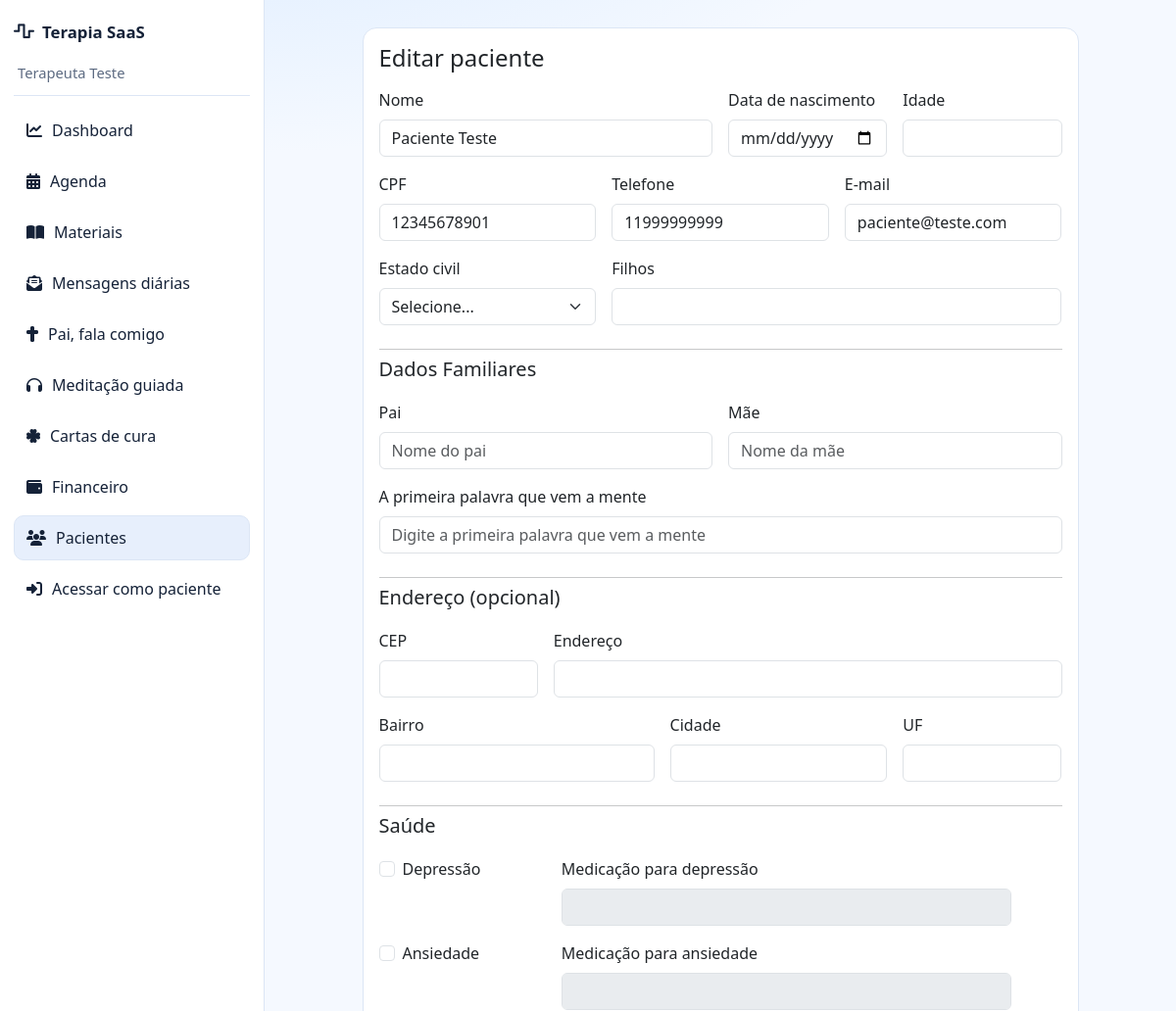
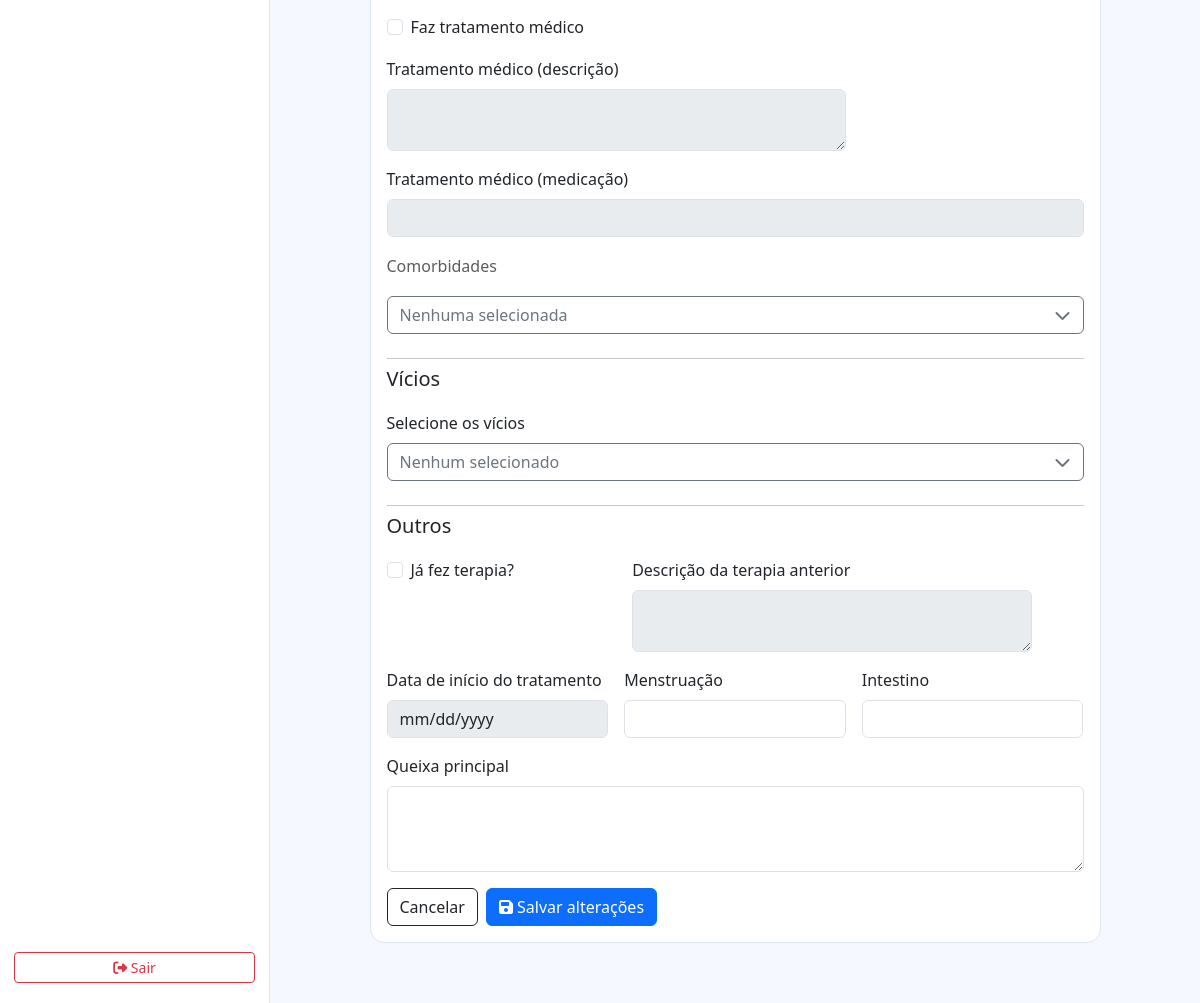
/dashboard.php?action=patients-edit&id=1 (signed in), run on the app's committed database (2 pictures, top to bottom).
### tables this page shows
CREATE TABLE IF NOT EXISTS patients (
  id INT AUTO_INCREMENT PRIMARY KEY,
  therapist_id INT NOT NULL,
  name VARCHAR(150) NOT NULL,
  cpf VARCHAR(14) NOT NULL,
  birth_date DATE NULL,
  phone VARCHAR(20) NOT NULL,
  email VARCHAR(150) NULL,
  marital_status VARCHAR(50) NULL,
  children VARCHAR(255) NULL,
  cep VARCHAR(9) NULL,
  address VARCHAR(255) NULL,
  neighborhood VARCHAR(100) NULL,
  city VARCHAR(100) NULL,
  state CHAR(2) NULL,
  depression TINYINT(1) DEFAULT 0,
  anxiety TINYINT(1) DEFAULT 0,
  medical_treatment TEXT NULL,
  alcoholism TINYINT(1) DEFAULT 0,
  drugs TINYINT(1) DEFAULT 0,
  convulsions TINYINT(1) DEFAULT 0,
  smoker TINYINT(1) DEFAULT 0,
  hepatitis TINYINT(1) DEFAULT 0,
  hypertension TINYINT(1) DEFAULT 0,
  diabetes TINYINT(1) DEFAULT 0,
  addictions_json JSON NULL,
  had_therapy TINYINT(1) DEFAULT 0,
  therapy_description TEXT NULL,
  treatment_start_date DATE NULL,
  menstruation TEXT NULL,
  bowel TEXT NULL,
  main_complaint TEXT NULL,
  review_status ENUM('pending_review','approved') DEFAULT 'approved',
  approved_at DATETIME NULL,
  status ENUM('active','inactive') DEFAULT 'active',
  created_at DATETIME DEFAULT CURRENT_TIMESTAMP,
  updated_at DATETIME DEFAULT CURRENT_TIMESTAMP ON UPDATE CURRENT_TIMESTAMP,
  INDEX idx_patients_therapist(therapist_id),
  FOREIGN KEY (therapist_id) REFERENCES users(id) ON DELETE CASCADE
);

### classes/Controller.php (called while the page is built, shortened)
<?php
abstract class Controller
{
    protected function view(string $view, array $data = []): void
    {
        $file = dirname(__DIR__) . '/app/views/' . $view . '.php';
        extract($data);
        require $file;
    }
}

### app/controllers/TherapistController.php (called while the page is built, shortened)
<?php
class TherapistController extends Controller
{
    private Patient $patientModel;
    public function __construct()
    {
        $this->patientModel = new Patient();
    }
    private function extractMedicalLine(string $medicalTreatment, string $prefix): string
    {
        return '';
    }
    public function editPatient(): void
    {
        $therapistId = (int) Auth::id();
        $patientId = (int) ($_GET['id'] ?? 0);
        $patient = $this->patientModel->findByTherapistAndId($therapistId, $patientId);
        $addictions = [];
        $comorbidities = [];
        $medicalTreatment = (string) ($patient['medical_treatment'] ?? '');
        $patient['depression_medication'] = $this->extractMedicalLine($medicalTreatment, 'Medicação depressão:');
        $patient['anxiety_medication'] = $this->extractMedicalLine($medicalTreatment, 'Medicação ansiedade:');
        $patient['medical_treatment_description'] = $this->extractMedicalLine($medicalTreatment, 'Tratamento médico:');
        $patient['medical_treatment_medication'] = $this->extractMedicalLine($medicalTreatment, 'Medicação tratamento:');
        $patient['has_medical_treatment'] = ($patient['medical_treatment_description'] !== '' || $patient['medical_treatment_medication'] !== '' || $patient['depression_medication'] !== '' || $patient['anxiety_medication'] !== '');
        $this->view('therapist/patients/edit', [
            'appUrl' => Config::get('APP_URL', ''),
            'patient' => $patient,
            'addictions' => $addictions,
            'comorbidities' => $comorbidities,
        ]);
    }
}

### config/Config.php (called while the page is built, shortened)
<?php
class Config
{
    public static function get(string $key, mixed $default = null): mixed
    {
        return $_ENV[$key] ?? $default;
    }
}

### config/Database.php (called while the page is built, shortened)
<?php
class Database
{
    private static ?Database $instance = null;
    private PDO $connection;
    private function __construct()
    {
        $host = Config::get('DB_HOST', '127.0.0.1');
        $port = Config::get('DB_PORT', '3306');
        $db = Config::get('DB_DATABASE', 'terapia');
        $user = Config::get('DB_USERNAME', 'root');
        $pass = Config::get('DB_PASSWORD', '');
        $charset = Config::get('DB_CHARSET', 'utf8mb4');
        $dsn = "mysql:host={$host};port={$port};dbname={$db};charset={$charset}";
        try {
            $this->connection = new PDO($dsn, $user, $pass, [
                PDO::ATTR_ERRMODE => PDO::ERRMODE_EXCEPTION,
                PDO::ATTR_DEFAULT_FETCH_MODE => PDO::FETCH_ASSOC,
                PDO::ATTR_EMULATE_PREPARES => false,
            ]);
        } catch (PDOException $e) {
            throw new \RuntimeException('Falha de conexao com banco: ' . $e->getMessage());
        }
    }
    public static function getInstance(): self
    {
        if (!self::$instance) {
            self::$instance = new self();
        }
        return self::$instance;
    }
    public function getConnection(): PDO
    {
        return $this->connection;
    }
    public function query(string $sql, array $params = []): \PDOStatement|false
    {
        try {
            $stmt = $this->connection->prepare($sql);
            $stmt->execute($params);
            return $stmt;
        } catch (PDOException $e) {
            error_log('[DB] ' . $e->getMessage());
            return false;
        }
    }
}

### helpers/Auth.php (called while the page is built, shortened)
<?php
class Auth
{
    public static function id(): ?int
    {
        return isset($_SESSION['user_id']) ? (int) $_SESSION['user_id'] : null;
    }
}

### classes/Model.php (called while the page is built, shortened)
<?php
abstract class Model
{
    protected function query(string $sql, array $params = []): \PDOStatement|false
    {
        return Database::getInstance()->query($sql, $params);
    }
}

### app/models/Patient.php (called while the page is built, shortened)
<?php
class Patient extends Model
{
    public function findByTherapistAndId(int $therapistId, int $patientId): ?array
    {
        $stmt = $this->query('SELECT * FROM patients WHERE therapist_id = ? AND id = ? LIMIT 1', [$therapistId, $patientId]);
        $row = $stmt->fetch();
        return $row ?: null;
    }
}

### app/views/therapist/patients/edit.php (the view, shortened to what this page needs)
<?php $title = 'Editar Paciente'; include __DIR__ . '/../../partials/header.php'; include __DIR__ . '/../../partials/nav.php'; ?>
<div class="page-wrap">
  <div class="row justify-content-center">
    <div class="col-xl-10">
      <div class="card">
        <div class="card-body">
          <h4 class="mb-3">Editar paciente</h4>
          <form id="patientEditForm" method="POST" action="<?php echo $appUrl; ?>/dashboard.php?action=patients-update">
            <div class="row g-3">
              <div class="col-md-6"><label class="form-label">Nome</label><input class="form-control" name="name" required value="<?php echo htmlspecialchars((string) $patient['name']); ?>"></div>
              <div class="col-md-3"><label class="form-label">Data de nascimento</label><input class="form-control" type="date" id="birth_date" name="birth_date" value="<?php echo htmlspecialchars((string) ($patient['birth_date'] ?? '')); ?>"></div>
              <div class="col-md-3"><label class="form-label">Idade</label><input class="form-control" id="age_preview" readonly></div>
              <div class="col-md-4"><label class="form-label">CPF</label><input class="form-control" value="<?php echo htmlspecialchars((string) ($patient['cpf'] ?? '')); ?>" readonly></div>
              <div class="col-md-4"><label class="form-label">Telefone</label><input class="form-control mask-phone" name="phone" value="<?php echo htmlspecialchars((string) $patient['phone']); ?>"></div>
              <div class="col-md-4"><label class="form-label">E-mail</label><input class="form-control" type="email" name="email" value="<?php echo htmlspecialchars((string) ($patient['email'] ?? '')); ?>"></div>
              <div class="col-md-4">
                <label class="form-label">Estado civil</label>
                <select class="form-select" name="marital_status">
                  <option value="">Selecione...</option>
                </select>
              </div>
              <div class="col-md-8"><label class="form-label">Filhos</label><input class="form-control" name="children" value="<?php echo htmlspecialchars((string) ($patient['children'] ?? '')); ?>"></div>
              <div class="col-12"><hr class="my-2"><h5 class="mb-1">Dados Familiares</h5></div>
              <div class="col-md-6"><label class="form-label">Pai</label><input class="form-control" name="father" value="<?php echo htmlspecialchars((string) ($patient['father'] ?? '')); ?>" placeholder="Nome do pai"></div>
              <div class="col-md-6"><label class="form-label">Mãe</label><input class="form-control" name="mother" value="<?php echo htmlspecialchars((string) ($patient['mother'] ?? '')); ?>" placeholder="Nome da mãe"></div>
              <div class="col-md-12"><label class="form-label">A primeira palavra que vem a mente</label><input class="form-control" name="first_word" value="<?php echo htmlspecialchars((string) ($patient['first_word'] ?? '')); ?>" placeholder="Digite a primeira palavra que vem a mente"></div>
              <div class="col-12"><hr class="my-2"><h5 class="mb-1">Endereço (opcional)</h5></div>
              <div class="col-md-3"><label class="form-label">CEP</label><input class="form-control" id="cep" name="cep" maxlength="8" value="<?php echo htmlspecialchars((string) ($patient['cep'] ?? '')); ?>"></div>
              <div class="col-md-9"><label class="form-label">Endereço</label><input class="form-control" id="address" name="address" value="<?php echo htmlspecialchars((string) ($patient['address'] ?? '')); ?>"></div>
              <div class="col-md-5"><label class="form-label">Bairro</label><input class="form-control" id="neighborhood" name="neighborhood" value="<?php echo htmlspecialchars((string) ($patient['neighborhood'] ?? '')); ?>"></div>
              <div class="col-md-4"><label class="form-label">Cidade</label><input class="form-control" id="city" name="city" value="<?php echo htmlspecialchars((string) ($patient['city'] ?? '')); ?>"></div>
              <div class="col-md-3"><label class="form-label">UF</label><input class="form-control" id="state" name="state" value="<?php echo htmlspecialchars((string) ($patient['state'] ?? '')); ?>"></div>
              <div class="col-12"><hr class="my-2"><h5 class="mb-1">Saúde</h5></div>
              <div class="col-md-3 form-check ms-2"><input class="form-check-input" type="checkbox" id="depression" name="depression" <?php echo !empty($patient['depression']) ? 'checked' : ''; ?>><label class="form-check-label" for="depression">Depressão</label></div>
              <div class="col-md-8"><label class="form-label">Medicação para depressão</label><input class="form-control" id="depression_medication" name="depression_medication" value="<?php echo htmlspecialchars((string) ($patient['depression_medication'] ?? '')); ?>"></div>
              <div class="col-md-3 form-check ms-2"><input class="form-check-input" type="checkbox" id="anxiety" name="anxiety" <?php echo !empty($patient['anxiety']) ? 'checked' : ''; ?>><label class="form-check-label" for="anxiety">Ansiedade</label></div>
              <div class="col-md-8"><label class="form-label">Medicação para ansiedade</label><input class="form-control" id="anxiety_medication" name="anxiety_medication" value="<?php echo htmlspecialchars((string) ($patient['anxiety_medication'] ?? '')); ?>"></div>
              <div class="col-md-4 form-check ms-2"><input class="form-check-input" type="checkbox" id="has_medical_treatment" name="has_medical_treatment" <?php echo !empty($patient['has_medical_treatment']) ? 'checked' : ''; ?>><label class="form-check-label" for="has_medical_treatment">Faz tratamento médico</label></div>
              <div class="col-md-8"><label class="form-label">Tratamento médico (descrição)</label><textarea class="form-control" id="medical_treatment_description" name="medical_treatment_description" rows="2"><?php echo htmlspecialchars((string) ($patient['medical_treatment_description'] ?? '')); ?></textarea></div>
              <div class="col-12"><label class="form-label">Tratamento médico (medicação)</label><input class="form-control" id="medical_treatment_medication" name="medical_treatment_medication" value="<?php echo htmlspecialchars((string) ($patient['medical_treatment_medication'] ?? '')); ?>"></div>
              <div class="col-12"><h6 class="text-muted mt-1 mb-1">Comorbidades</h6></div>
              <div class="col-12">
                <div class="dropdown">
                  <button class="btn btn-outline-secondary w-100 text-start d-flex justify-content-between align-items-center" type="button" data-bs-toggle="dropdown" aria-expanded="false">
                    <span id="comorbiditiesLabel">Nenhuma selecionada</span>
                    <i class="fa-solid fa-chevron-down"></i>
                  </button>
                </div>
              </div>
              <div class="col-12"><hr class="my-2"><h5 class="mb-1">Vícios</h5></div>
              <div class="col-12">
                <label class="form-label">Selecione os vícios</label>
                <div class="dropdown">
                  <button class="btn btn-outline-secondary w-100 text-start d-flex justify-content-between align-items-center" type="button" data-bs-toggle="dropdown" aria-expanded="false">
                    <span id="addictionsLabel">Nenhum selecionado</span>
                    <i class="fa-solid fa-chevron-down"></i>
                  </button>
                </div>
              </div>
              <div class="col-12"><hr class="my-2"><h5 class="mb-1">Outros</h5></div>
              <div class="col-md-4 form-check ms-2"><input class="form-check-input" type="checkbox" id="had_therapy" name="had_therapy" <?php echo !empty($patient['had_therapy']) ? 'checked' : ''; ?>><label class="form-check-label" for="had_therapy">Já fez terapia?</label></div>
              <div class="col-md-7"><label class="form-label">Descrição da terapia anterior</label><textarea class="form-control" id="therapy_description" name="therapy_description" rows="2"><?php echo htmlspecialchars((string) ($patient['therapy_description'] ?? '')); ?></textarea></div>
              <div class="col-md-4"><label class="form-label">Data de início do tratamento</label><input class="form-control" type="date" id="treatment_start_date" name="treatment_start_date" value="<?php echo htmlspecialchars((string) ($patient['treatment_start_date'] ?? '')); ?>"></div>
              <div class="col-md-4"><label class="form-label">Menstruação</label><input class="form-control" name="menstruation" value="<?php echo htmlspecialchars((string) ($patient['menstruation'] ?? '')); ?>"></div>
              <div class="col-md-4"><label class="form-label">Intestino</label><input class="form-control" name="bowel" value="<?php echo htmlspecialchars((string) ($patient['bowel'] ?? '')); ?>"></div>
              <div class="col-12"><label class="form-label">Queixa principal</label><textarea class="form-control" name="main_complaint" rows="3"><?php echo htmlspecialchars((string) ($patient['main_complaint'] ?? '')); ?></textarea></div>
            </div>
            <div class="mt-3 d-flex gap-2">
              <a class="btn btn-outline-dark" href="<?php echo $appUrl; ?>/dashboard.php?action=patients">Cancelar</a>
              <button class="btn btn-primary" type="submit"><i class="fa-solid fa-floppy-disk"></i> Salvar alterações</button>
            </div>
          </form>
        </div>
      </div>
    </div>
  </div>
</div>
<?php include __DIR__ . '/../../partials/footer.php'; ?>

### public/css/app.css (style rules this page uses)
:root { --bg-main: #f5f9ff; --bg-panel: #ffffff; --text-main: #152238; --text-soft: #5d6b82; --line: #dce6f5; --accent: #1363df; --accent-soft: #8ec5ff; --sidebar-bg: #ffffff; }
* { box-sizing: border-box; }
body.app-body { margin: 0; background: radial-gradient(1200px 600px at 20% -10%, #d7e9ff 0%, transparent 60%), var(--bg-main); color: var(--text-main); font-family: "Segoe UI", "Helvetica Neue", sans-serif; }
.card { border: 1px solid var(--line); background: var(--bg-panel); border-radius: 14px; }
.sidebar-link i, .table-actions i, .btn i { color: currentColor; }
.page-wrap { padding: 4px 0 36px; }

### data on the page
patients: name "Paciente Teste", cpf "12345678901", phone "11999999999", email "paciente@teste.com"

### other printed values
$displayName "Terapeuta Teste"
